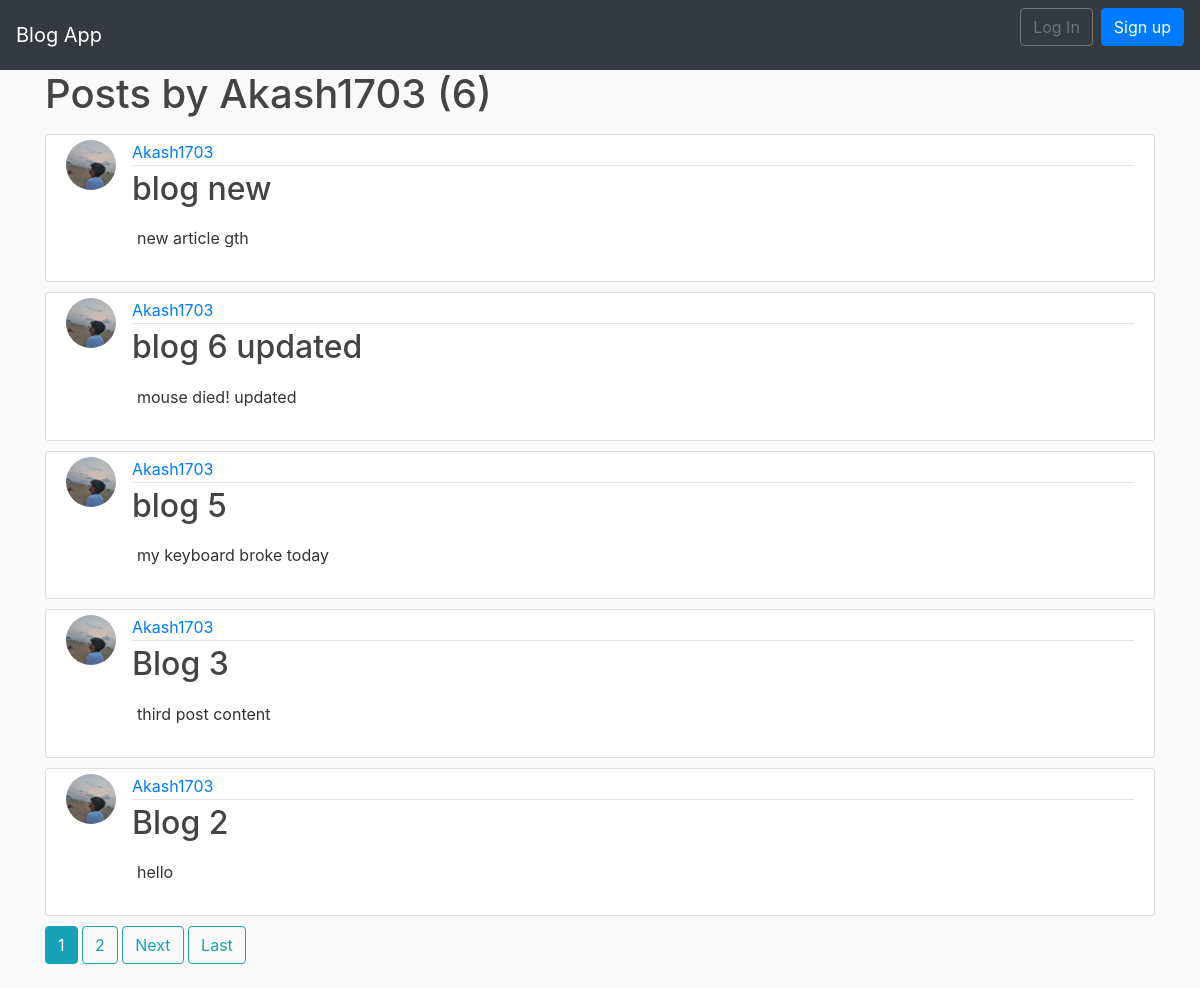
/user/Akash1703, run on an earlier commit of the app's database.
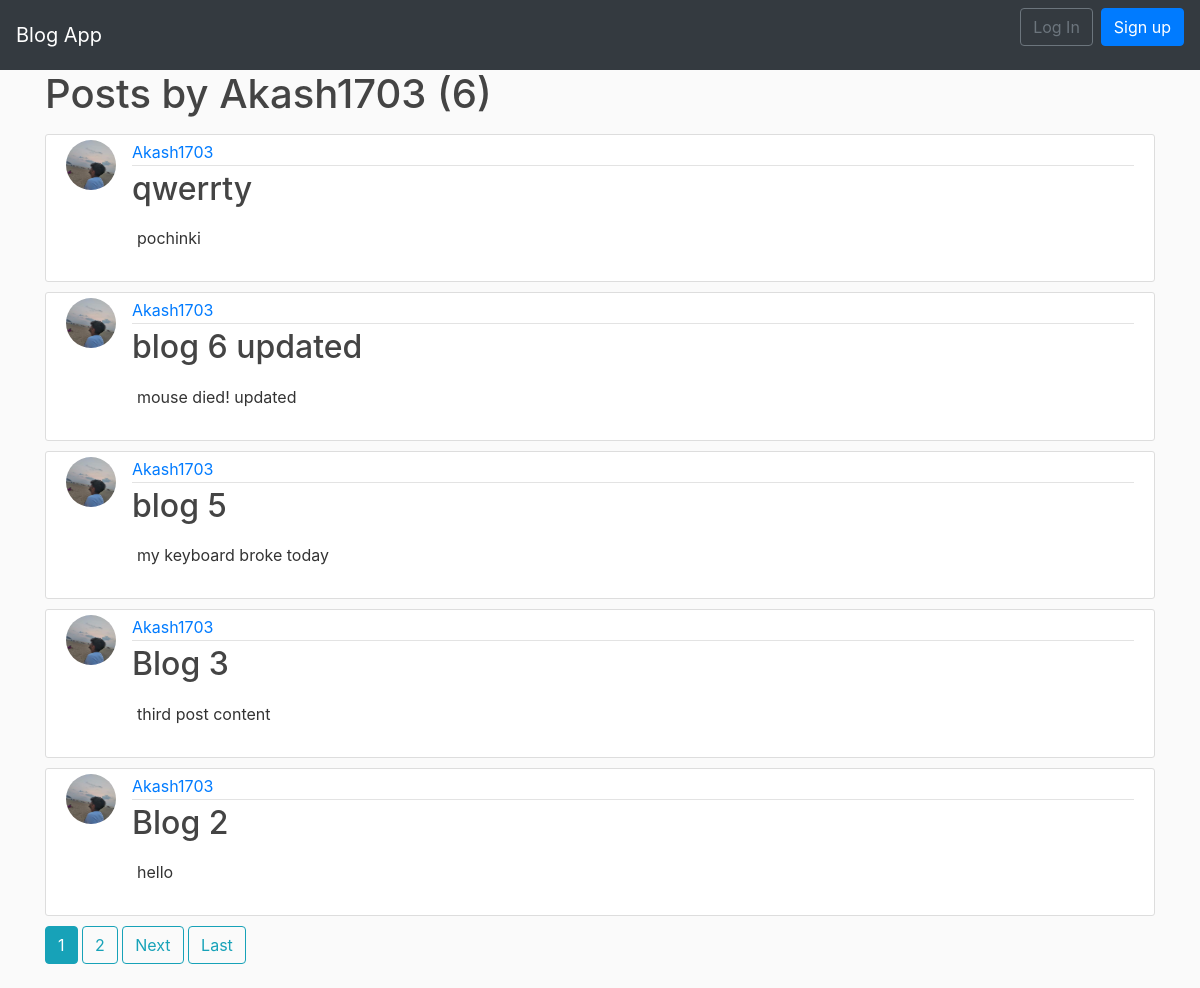
And on a later commit of the database.
### blog/models.py (models this page shows, shortened)
class Post(models.Model):
    title = models.CharField(max_length = 250)
    content = models.TextField()
    post_posted = models.DateTimeField(default = timezone.now)
    author = models.ForeignKey(User, on_delete = models.CASCADE)

### users/models.py (models this page shows, shortened)
class Profile(models.Model):
    user = models.OneToOneField(User,on_delete = models.CASCADE)
    image = models.ImageField(default = 'default.jpg', upload_to = 'profile_pics')

### blog/views.py (the view)
# urls.py: path('user/<str:username>', UserPostListView.as_view(), name='user-posts'),
class UserPostListView(ListView):
    model = Post
    template_name = 'blog/user_posts.html'
    context_object_name = 'posts'
    paginate_by = 5
    def get_queryset(self):
        user = get_object_or_404(User, username=self.kwargs.get('username'))
        return Post.objects.filter(author=user).order_by('-post_posted')

### blog/templates/blog/user_posts.html (shortened to what this page needs)
{% extends "blog/base.html" %}
{% block content %}
    <h1 class="mb-3">Posts by {{ view.kwargs.username }} ({{ page_obj.paginator.count }})</h1>
    {% for post in posts %}
        <article class="media content-section">
          <img class="rounded-circle article-img" src="{{ post.author.profile.image.url }}">
          <div class="media-body">
            <div class="article-metadata">
              <a class="mr-2" href="{% url 'user-posts' post.author.username %}">{{ post.author }}</a>
            </div>
            <h2><a class="article-title" href="{% url 'post-detail' post.id %}">{{ post.title }}</a></h2>
            <p class="article-content">{{ post.content }}</p>
          </div>
        </article>
    {% endfor %}
    {% if is_paginated %}
      {% for num in page_obj.paginator.page_range %}
        {% if page_obj.number == num %}
          <a class="btn btn-info mb-4" href="?page={{ num }}">{{ num }}</a>
        {% elif num > page_obj.number|add:'-3' and num < page_obj.number|add:'3' %}
          <a class="btn btn-outline-info mb-4" href="?page={{ num }}">{{ num }}</a>
        {% endif %}
      {% endfor %}
      {% if page_obj.has_next %}
        <a class="btn btn-outline-info mb-4" href="?page={{ page_obj.next_page_number }}">Next</a>
        <a class="btn btn-outline-info mb-4" href="?page={{ page_obj.paginator.num_pages }}">Last</a>
      {% endif %}
    {% endif %}
{% endblock content %}

What changed in the data, as far as the page shows it:
removed Post: author.profile.image (picture), author "Akash1703", title "blog new", content "new article gth"
added Post: author.profile.image (picture), author "Akash1703", title "qwerrty", content "pochinki"
